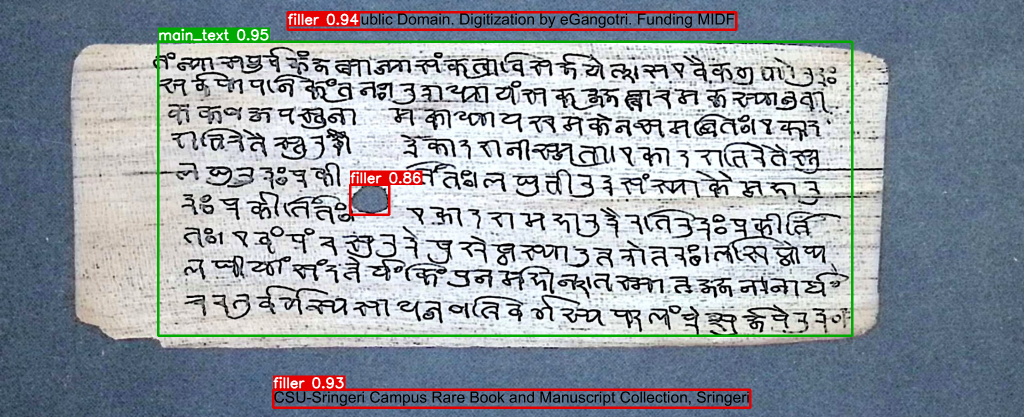
#> input picture results_example/annotated/sample_palm_leaf_annotated.png, 2048 x 834 px (shown at 1/2 size); its folder holds 2 pictures in this run
$ jupyter execute --allow-errors colab_runner.ipynb   (shell and % lines are left out)
#> lines starting #> are read from the running program, lines starting #| are printed output that depends on the picture
# Manuscript Layout Region Detection - Colab runner
Upload `manuscript-layout-detector.zip` (or clone your GitHub repo), then run the cells top to bottom.

[cell 1]
# Option A: upload the zip
from google.colab import files
up = files.upload()
#> the answer given: sample_palm_leaf_annotated.png
%cd manuscript-layout-detector

# Option B: private GitHub repo
# !git clone https://<TOKEN>@github.com/<you>/<repo>.git && %cd <repo>

[cell 2]
import glob, cv2, json
from google.colab.patches import cv2_imshow
for f in sorted(glob.glob('results/annotated/*.png')):
    im = cv2.imread(f); print(f); cv2_imshow(cv2.resize(im, None, fx=0.6, fy=0.6))
#> further down, im is the input picture: shape (834, 2048, 3); mean B, G, R 160.4, 153, 145.7
#> after `im = cv2.imread(f)`:
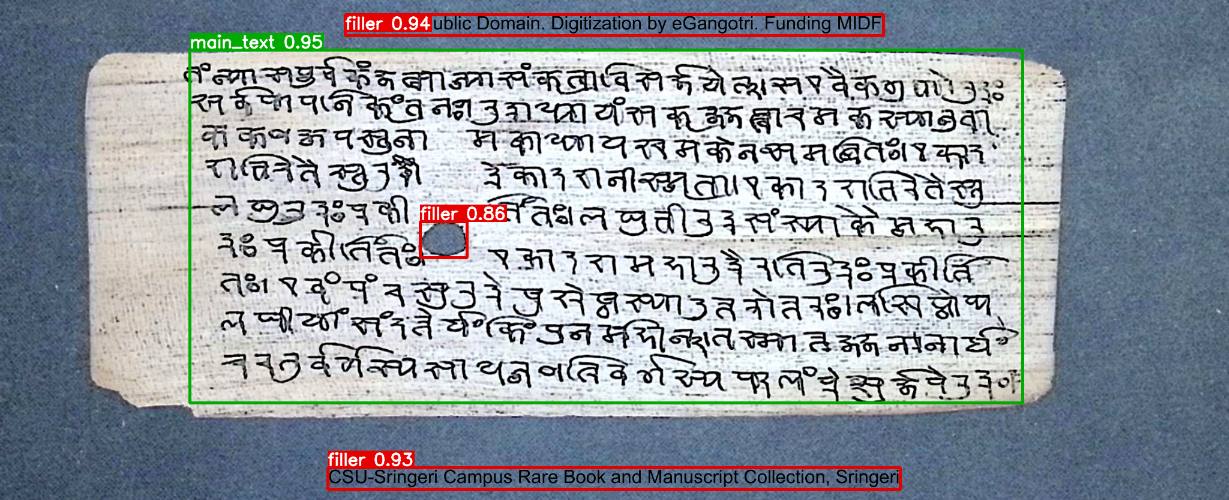
#> shown: shape (500, 1229, 3); mean B, G, R 160.4, 153, 145.7
#> pass 2 of the loop `for f in sorted(glob.glob('results/annotated/*.png')):`:
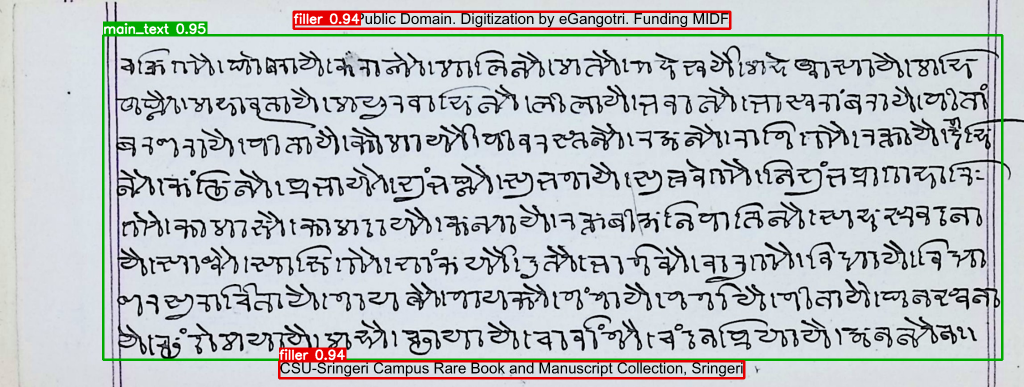
#> input picture results_example/annotated/sample_paper_annotated.png, 2047 x 774 px (shown at 1/2 size)
#> im is the input picture: shape (774, 2047, 3); mean B, G, R 196.4, 193.6, 189.1
#> `im = cv2.imread(f)`:
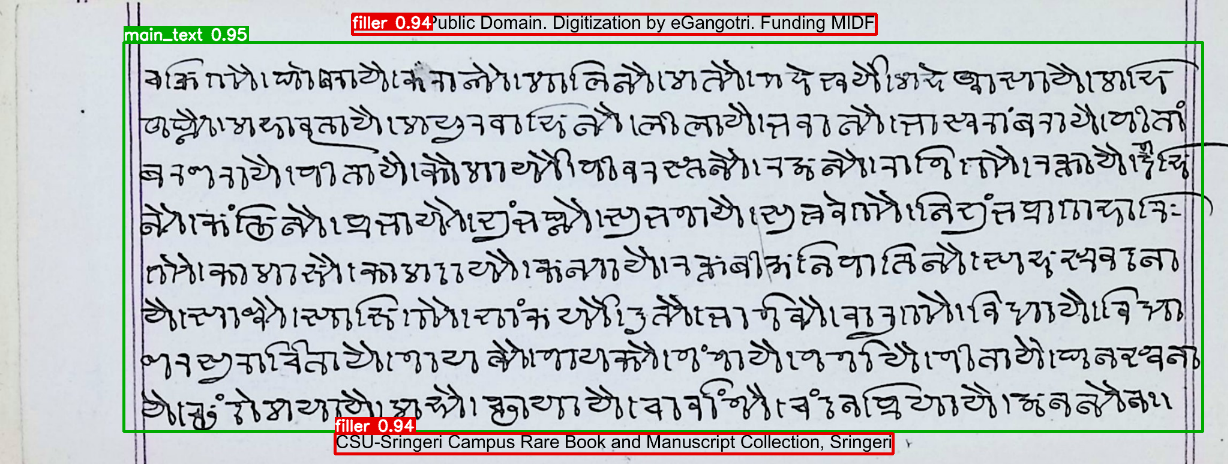
#> shown: shape (464, 1228, 3); mean B, G, R 196.2, 193.5, 189
#> (the rest of this cell did not finish here and is left out)
